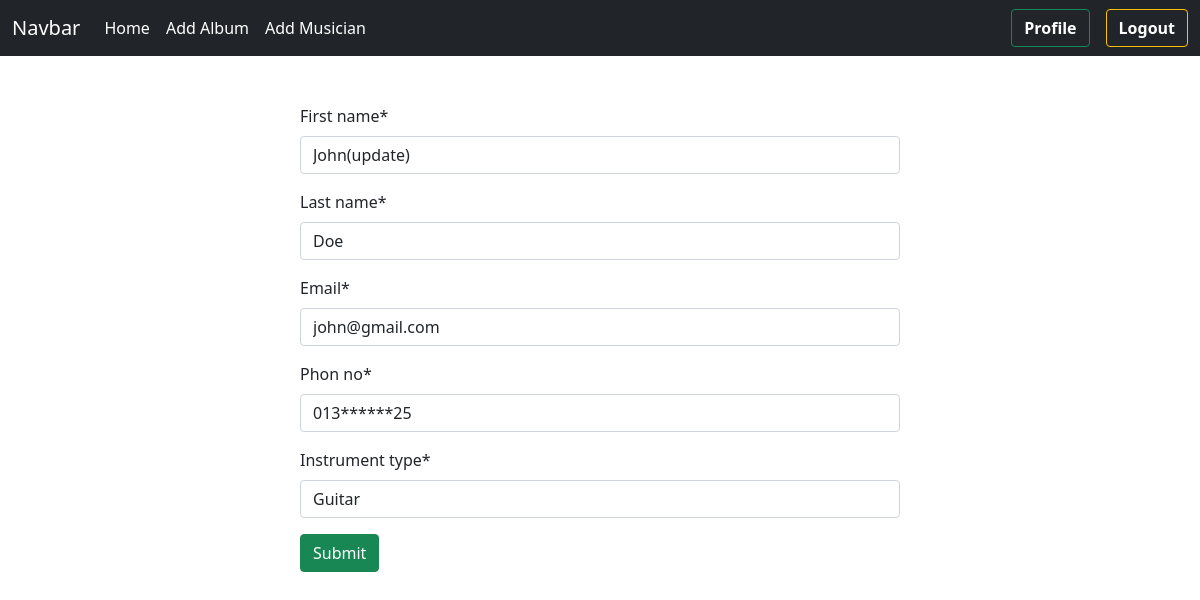
Page /musician/edit/6 (signed in) on the committed database.
### musician/models.py (models this page shows, shortened)
class musicianModel(models.Model):
    first_name = models.CharField(max_length=50)
    last_name = models.CharField(max_length=50)
    email = models.EmailField()
    phon_no = models.CharField(max_length=12)
    instrument_type = models.CharField(max_length=20)

### musician/views.py (the view)
# urls.py: path('edit/<int:id>',views.EditMusicianView.as_view(),name='edit_musician'),
class EditMusicianView(LoginRequiredMixin,UpdateView):
    model = musicianModel
    form_class = musicianForm
    template_name = 'musician.html'
    success_url = reverse_lazy('homepage')
    pk_url_kwarg = 'id'
    login_url = 'loginpage'

### musician/forms.py
class musicianForm(forms.ModelForm):
    class Meta:
        model = models.musicianModel
        fields = '__all__'

### musician/templates/musician.html (shortened to what this page needs)
{% extends "base.html" %}
{%load crispy_forms_tags %}
{%block content%}
<div class="w-50 m-auto pt-5">
    <form method = 'post'>
        {{form | crispy}}
        <button type = "submit" class="btn btn-success ">Submit</button>
    </form>
</div>
{%endblock%}

### rows in the picture
musicianModel: first_name "John(update)", last_name "Doe", email "john@gmail.com", phon_no "013******25", instrument_type "Guitar"
